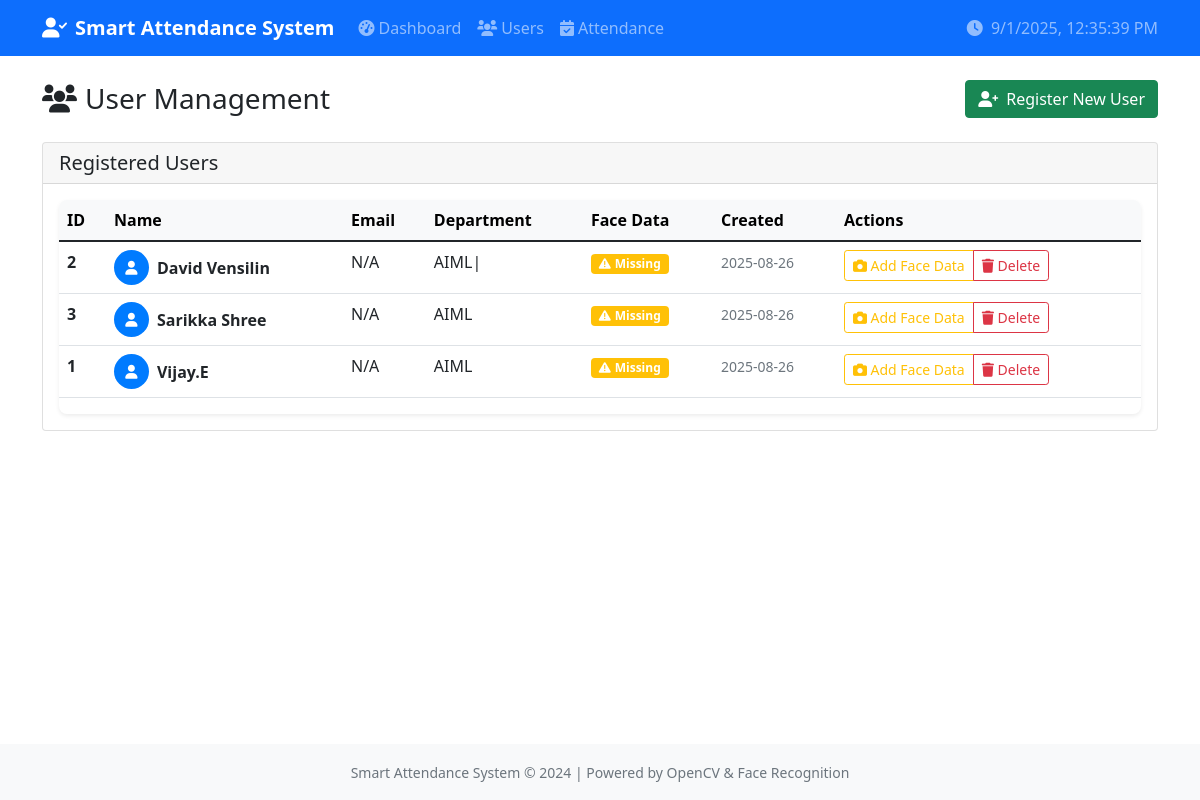
/users, run on an earlier commit of the app's database.
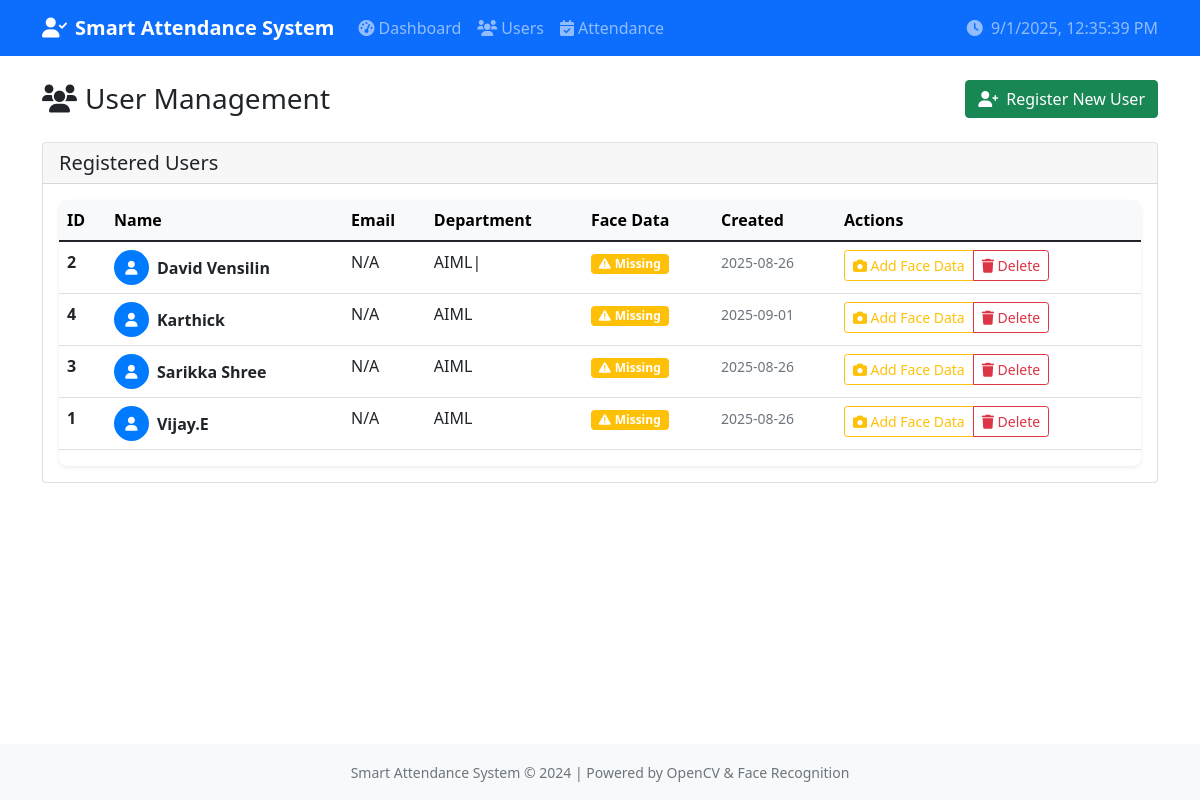
And on a later commit of the database.
### tables this page shows
CREATE TABLE users (
                id INTEGER PRIMARY KEY AUTOINCREMENT,
                name TEXT UNIQUE NOT NULL,
                email TEXT,
                department TEXT,
                created_at TIMESTAMP DEFAULT CURRENT_TIMESTAMP
            );

### app.py (the view)
@app.route('/users')
def users():
    users_df = db.get_all_users()
    known_names = face_model.get_known_names()
    users_list = []
    for _, user in users_df.iterrows():
        user_dict = user.to_dict()
        user_dict['has_face_data'] = user['name'] in known_names
        users_list.append(user_dict)
    return render_template('users.html', users=users_list)

### database.py (called while the page is built)
    def get_all_users(self):
        conn = sqlite3.connect(self.db_path)
        df = pd.read_sql_query('SELECT * FROM users ORDER BY name', conn)
        conn.close()
        return df

### face_recognition_model.py (called while the page is built)
    def get_known_names(self):
        return list(set(self.known_names))

### templates/users.html (shortened to what this page needs)
{% extends "base.html" %}
{% block content %}
<div class="row mb-4">
    <div class="col-12">
        <div class="d-flex justify-content-between align-items-center">
            <h1 class="h3 mb-0">
                <i class="fas fa-users me-2"></i>User Management
            </h1>
            <div>
                <button class="btn btn-success" onclick="showRegisterInstructions()">
                    <i class="fas fa-user-plus me-2"></i>Register New User
                </button>
            </div>
        </div>
    </div>
</div>
<div class="card">
    <div class="card-header">
        <h5 class="mb-0">Registered Users</h5>
    </div>
    <div class="card-body">
        {% if users %}
        <div class="table-responsive">
            <table class="table table-hover">
                <thead class="table-light">
                    <tr>
                        <th>ID</th>
                        <th>Name</th>
                        <th>Email</th>
                        <th>Department</th>
                        <th>Face Data</th>
                        <th>Created</th>
                        <th>Actions</th>
                    </tr>
                </thead>
                <tbody>
                    {% for user in users %}
                    <tr>
                        <td><strong>{{ user.id }}</strong></td>
                        <td>
                            <div class="d-flex align-items-center">
                                <div class="avatar-circle me-2">
                                    <i class="fas fa-user"></i>
                                </div>
                                <strong>{{ user.name }}</strong>
                            </div>
                        </td>
                        <td>{{ user.email or 'N/A' }}</td>
                        <td>{{ user.department or 'N/A' }}</td>
                        <td>
                            {% if user.has_face_data %}
                                <span class="badge bg-success">
                                    <i class="fas fa-check me-1"></i>Available
                                </span>
                            {% else %}
                                <span class="badge bg-warning">
                                    <i class="fas fa-exclamation-triangle me-1"></i>Missing
                                </span>
                            {% endif %}
                        </td>
                        <td>
                            <small class="text-muted">
                                {{ user.created_at.split(' ')[0] if user.created_at else 'N/A' }}
                            </small>
                        </td>
                        <td>
                            <div class="btn-group btn-group-sm" role="group">
                                {% if not user.has_face_data %}
                                <button class="btn btn-outline-warning btn-action"
                                        onclick="showRegisterInstructions('{{ user.name }}')">
                                    <i class="fas fa-camera"></i> Add Face Data
                                </button>
                                {% endif %}
                                <button class="btn btn-outline-danger btn-action"
                                        onclick="deleteUser('{{ user.name }}')">
                                    <i class="fas fa-trash"></i> Delete
                                </button>
                            </div>
                        </td>
                    </tr>
                    {% endfor %}
                </tbody>
            </table>
        </div>
        {% endif %}
    </div>
</div>
{% endblock %}

### templates/base.html (shortened to what this page needs)
<!DOCTYPE html>
<html lang="en">
<head>
    <link href="https://cdn.jsdelivr.net/npm/bootstrap@5.1.3/dist/css/bootstrap.min.css" rel="stylesheet">
    <link href="https://cdnjs.cloudflare.com/ajax/libs/font-awesome/6.0.0/css/all.min.css" rel="stylesheet">
</head>
<body>
    <nav class="navbar navbar-expand-lg navbar-dark bg-primary">
        <div class="container">
            <a class="navbar-brand" href="{{ url_for('dashboard') }}">
                <i class="fas fa-user-check me-2"></i>Smart Attendance System
            </a>
            <div class="collapse navbar-collapse" id="navbarNav">
                <ul class="navbar-nav me-auto">
                    <li class="nav-item">
                        <a class="nav-link" href="{{ url_for('dashboard') }}">
                            <i class="fas fa-tachometer-alt me-1"></i>Dashboard
                        </a>
                    </li>
                    <li class="nav-item">
                        <a class="nav-link" href="{{ url_for('users') }}">
                            <i class="fas fa-users me-1"></i>Users
                        </a>
                    </li>
                    <li class="nav-item">
                        <a class="nav-link" href="{{ url_for('attendance') }}">
                            <i class="fas fa-calendar-check me-1"></i>Attendance
                        </a>
                    </li>
                </ul>
                <span class="navbar-text">
                    <i class="fas fa-clock me-1"></i>
                    <span id="current-time"></span>
                </span>
            </div>
        </div>
    </nav>
    <main class="container my-4">
        {% block content %}{% endblock %}
    </main>
    <footer class="py-3 mt-5">
        <div class="container text-center">
            <small class="text-muted">
                Smart Attendance System &copy; 2024 |
                Powered by OpenCV & Face Recognition
            </small>
        </div>
    </footer>
</body>
</html>

### templates/base.html (style rules this page uses)
.navbar-brand { font-weight: bold; }
.table-responsive { border-radius: 0.5rem; box-shadow: 0 0.125rem 0.25rem rgba(0, 0, 0, 0.075); }
.btn-action { padding: 0.25rem 0.5rem; font-size: 0.875rem; }
footer { background-color: #f8f9fa; margin-top: auto; }
body { display: flex; flex-direction: column; min-height: 100vh; }
main { flex: 1; }

### templates/users.html (style rules this page uses)
.avatar-circle { width: 35px; height: 35px; border-radius: 50%; background-color: #007bff; display: flex; align-items: center; justify-content: center; color: white; font-size: 14px; }

What changed in the data, as far as the page shows it:
added users: id "4", name "Karthick", email "N/A", department "AIML", created_at "2025-09-01"
